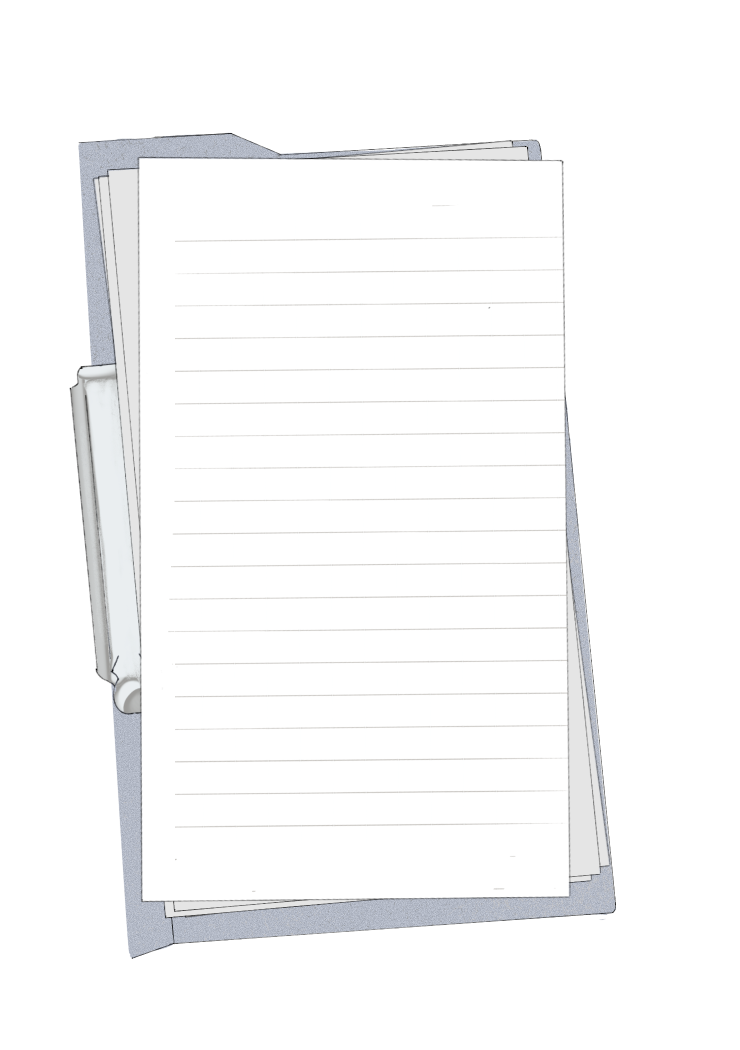
#> input picture Picture_Main/文件夾.png, 1480 x 2100 px (shown at 1/2 size)
$ python trim-ui-assets.py
#> lines starting #> are read from the running program, lines starting #| are printed output that depends on the picture
#!/usr/bin/env python3
# ============================================================
#  主界面 UI 素材裁边脚本：Picture_Main/*.png → assets/ui/*.png
#  用法：python trim-ui-assets.py
#
#  为什么需要：源素材导出时四周带了大片透明留白（例如「扣子.png」画布
#  1480x2100、实际图形只有 183x495），直接拿来做背景/定位会算不准位置，
#  体积也白白浪费。本脚本按 alpha 通道裁到实际内容边界，输出到 assets/ui/。
#
#  **原图不动**：Picture_Main/ 仍是你的源文件，重新导出后重跑本脚本即可。
#  主要示意图.JPG 是设计稿、不是游戏素材，不参与裁剪也不进产物。
# ============================================================
import sys
from pathlib import Path

from PIL import Image

if hasattr(sys.stdout, 'reconfigure'):
    sys.stdout.reconfigure(encoding='utf-8', errors='replace')

ROOT = Path(__file__).parent
SRC = ROOT / 'Picture_Main'
OUT = ROOT / 'assets' / 'ui'

# 源文件名（中文）→ 输出名（英文，避免 URL 里出现中文百分号编码）
RENAME = {
    '文件夾.png': 'folder.png',
    '報紙.png':   'newspaper.png',
    '手機.png':   'phone.png',
    '門票.png':   'ticket.png',
    '照片框.png': 'photoframe.png',
    '回形針.png': 'paperclip.png',
    '扣子.png':   'clasp.png',
}

# 照片类素材：本身没有透明边可裁，按原样拷贝（转 PNG 只会让照片变大）
COPY = {
    '迪亚斯1.JPG': 'photo-brahim.jpg',
}


def main():
    OUT.mkdir(parents=True, exist_ok=True)
    total_before = total_after = 0

    for src_name, out_name in RENAME.items():
        src = SRC / src_name
        if not src.exists():
            print(f'[trim] 跳过（找不到）：{src_name}')
            continue

        im = Image.open(src).convert('RGBA')
#> im is the input picture: PIL image 1480x2100 RGBA; mean R, G, B, A 120, 120.3, 120.7, 125.6
        bbox = im.getchannel('A').getbbox()
#> bbox = (139, 265, 1234, 1918)
        cropped = im.crop(bbox) if bbox else im
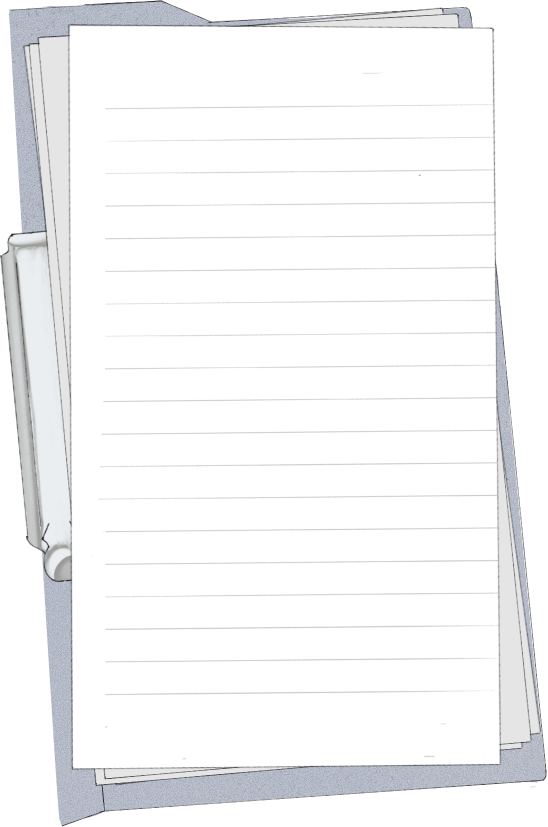
#> cropped: PIL image 1095x1653 RGBA (shown at 1/2 size); mean R, G, B, A 206, 206.5, 207.3, 215.7; transparent parts drawn white

        dst = OUT / out_name
        cropped.save(dst, optimize=True)

        before = src.stat().st_size
        after = dst.stat().st_size
        total_before += before
        total_after += after
        print(f'[trim] {src_name:<12} {im.size[0]}x{im.size[1]} → '
              f'{cropped.size[0]}x{cropped.size[1]}  '
              f'{before/1024:6.0f}KB → {after/1024:6.0f}KB  ({out_name})')
#| [trim] 文件夾.png      1480x2100 → 1095x1653     710KB →    629KB  (folder.png)
#> pass 2 of the loop in main, `for src_name, out_name in RENAME.items():`:
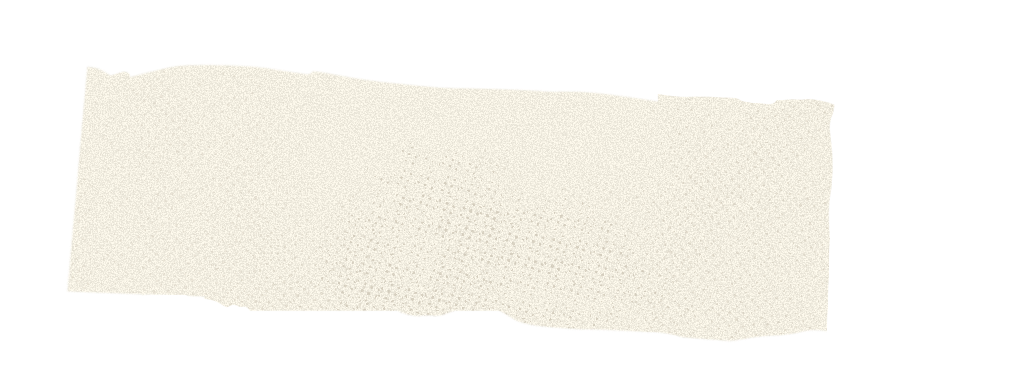
#> input picture Picture_Main/報紙.png, 1035 x 388 px
#> in main, im is the input picture: PIL image 1035x388 RGBA; mean R, G, B, A 107.5, 105.7, 99.9, 111.2
#> bbox = (65, 63, 835, 343)
#> in main, `cropped = im.crop(bbox) if bbox else im`:
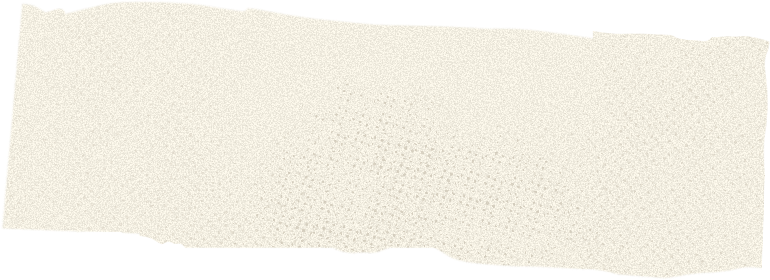
#> cropped: PIL image 770x280 RGBA; mean R, G, B, A 200.3, 196.8, 186, 207.1; transparent parts drawn white
#| [trim] 報紙.png       1035x388 → 770x280     312KB →    292KB  (newspaper.png)
#> pass 3 of the loop in main, `for src_name, out_name in RENAME.items():`:
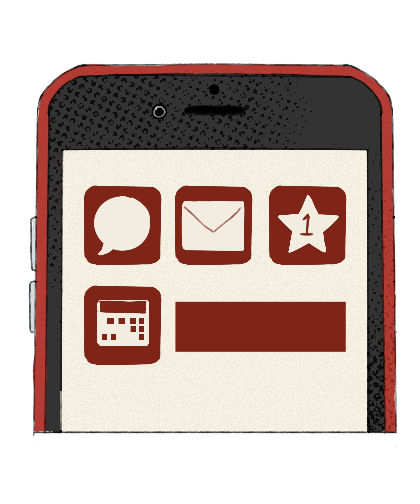
#> input picture Picture_Main/手機.png, 420 x 504 px
#> in main, im is the input picture: PIL image 420x504 RGBA; mean R, G, B, A 101.8, 84.4, 78.5, 158.5
#> bbox = (28, 63, 398, 449)
#> in main, `cropped = im.crop(bbox) if bbox else im`:
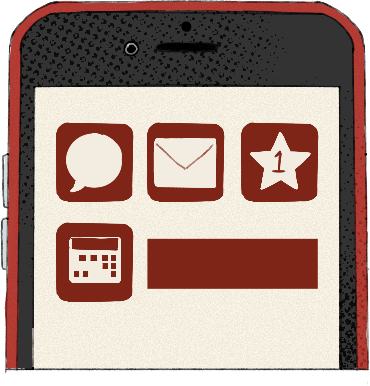
#> cropped: PIL image 370x386 RGBA; mean R, G, B, A 150.9, 125.1, 116.4, 234.9; transparent parts drawn white
#| [trim] 手機.png       420x504 → 370x386     144KB →    126KB  (phone.png)
#> the loop made 7 passes; the first 3 are shown

    for src_name, out_name in COPY.items():
        src = SRC / src_name
        if not src.exists():
            print(f'[trim] 跳过（找不到）：{src_name}')
            continue
        dst = OUT / out_name
        dst.write_bytes(src.read_bytes())
        print(f'[trim] {src_name:<12} 原样拷贝 {src.stat().st_size/1024:6.0f}KB  ({out_name})')

    print(f'[trim] 裁边合计 {total_before/1024:.0f}KB → {total_after/1024:.0f}KB')


if __name__ == '__main__':
    main()
